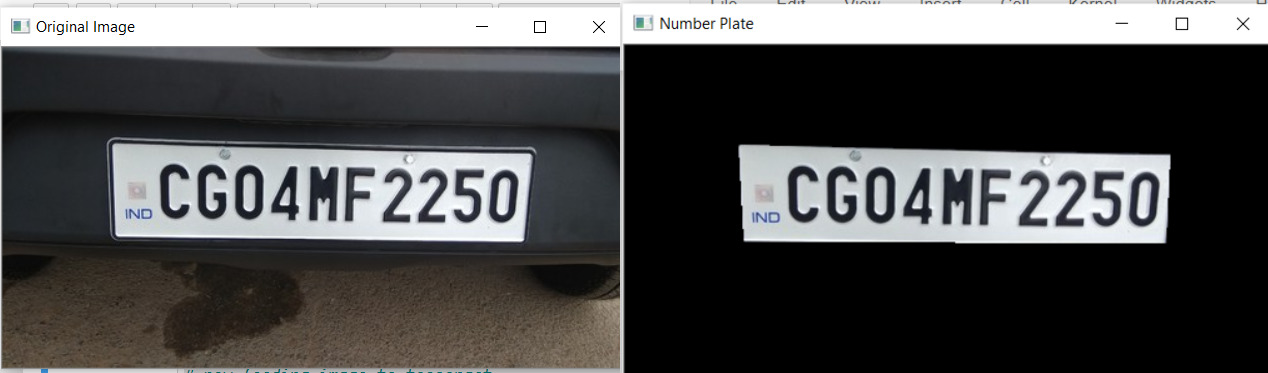
#> input picture LICENSE_PLATE_DETECTION/ouput_image.jpg, 1268 x 373 px
$ python name_plate_detection.py
#> lines starting #> are read from the running program, lines starting #| are printed output that depends on the picture
import numpy as np
import cv2
from tkinter import Tk
from tkinter.filedialog import askopenfilename
import imutils
import pytesseract
pytesseract.pytesseract.tesseract_cmd = r"C:\Program Files (x86)\Tesseract-OCR\tesseract.exe"

#first we would ask the user to select the desired image and would display it.
Tk().withdraw()
file = askopenfilename()
#> the answer given: ouput_image.jpg
image = cv2.imread(file)
#> image is the input picture: shape (373, 1268, 3); mean B, G, R 78.8, 78.7, 78.8
image = imutils.resize(image, width=500)
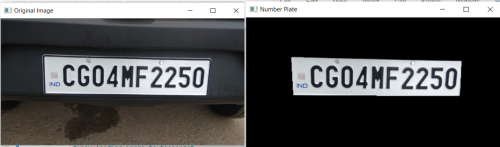
#> image: shape (147, 500, 3); mean B, G, R 78.8, 78.7, 78.8
cv2.imshow("Original Image", image)
cv2.waitKey(0)
#Now we would have to do some image processing
gray_scaled = cv2.cvtColor(image, cv2.COLOR_BGR2GRAY)#this will convert the image to grayscale
gray_scaled = cv2.bilateralFilter(gray_scaled, 11, 17, 17)#this will apply the bilateral filter over the images for noise remov
#> (the run stopped early here; a loop or call above may not have finished)
